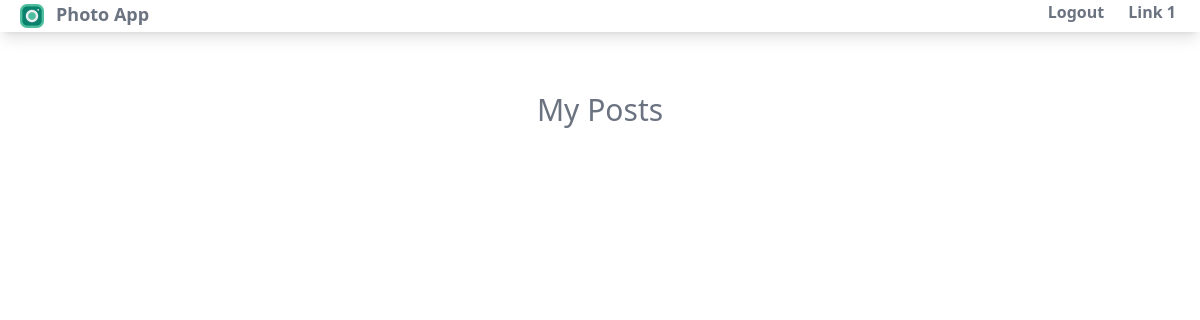
The app's page /users/ (signed in), older data.
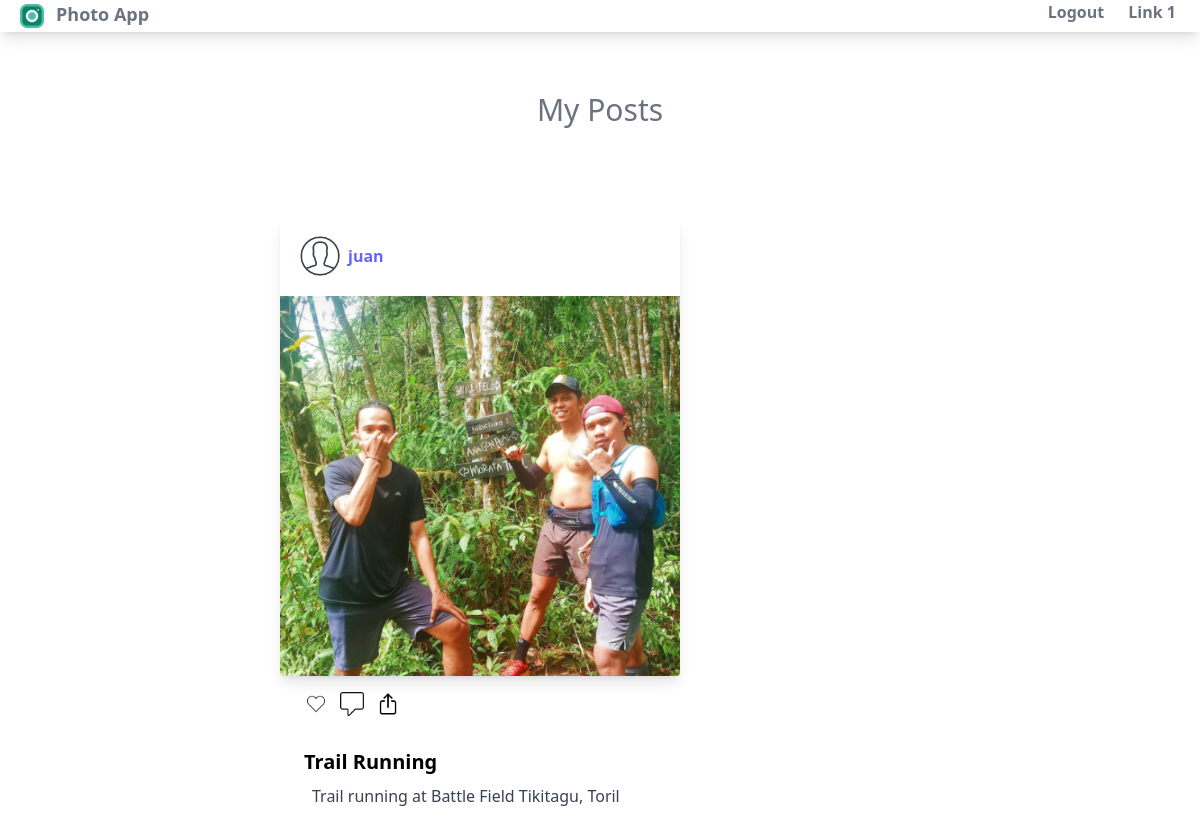
The same page, newer data.
### posts/models.py (models this page shows, shortened)
class Post(models.Model):
    user = models.ForeignKey(settings.AUTH_USER_MODEL, on_delete=models.CASCADE)
    image = models.ImageField(upload_to='images/%y%m/%d')
    caption = models.TextField(blank=True)
    title = models.CharField(max_length=200)
    slug = models.SlugField(max_length=200, blank=True)
    created = models.DateField(auto_now_add=True)
    liked_by = models.ManyToManyField(settings.AUTH_USER_MODEL, related_name = 'posts_liked', blank=True)

### users/models.py (models this page shows, shortened)
class Profile(models.Model):
    user = models.OneToOneField(settings.AUTH_USER_MODEL, on_delete=models.CASCADE)
    photo = models.ImageField(upload_to='users/%Y/%m/%d', blank=True)

### users/views.py (the view)
# urls.py: path('', views.index, name='index'),
@login_required
def index(request):
    current_user = request.user
    posts = Post.objects.filter(user=current_user)
    profile = Profile.objects.filter(user=current_user).first()
    return render(request, 'users/index.html', {'posts': posts, 'profile': profile})

### users/templates/users/index.html
{% extends 'users/base.html' %}
{% load static %}
{% block body %}
<div class="flex mt-5 p-10 justify-center">
    <h2 class="text-3xl font-normal mb-2 text-gray-500">My Posts</h2>
</div>
<div class="grid mx-60 p-10 grid-cols-1">
    {% for post in posts%}
    <a href="#">
        <div class="rounded overflow-hidden w-[400px] h-[460px] bg-white shadow-lg">
            <div class="user-container flex mx-5 my-5">
                <img class="w-10 h-10 rounded-full" src="{{ profile.photo.url }}" alt="">
                <div class="mx-2 my-2 font-bold" ><span class="text-indigo-500">{{ post.user }}</span>
                </div>
            </div>
            <img src="{{ post.image.url }}" >
        </div>
        <div class="px-6 py-4">
            <div class="icon-container flex gap-3">
                <img class="w-6 h-6" src="{% static 'users/images/like.png' %}" alt="">
                <img class="w-6 h-6" src="{% static 'users/images/comment.png' %}" alt="">
                <img class="w-6 h-6" src="{% static 'users/images/share.png' %}" alt="">
            </div>
        </div>
        <div class="px-6 py-4">
            <div class="font-bold text-xl mb-2">{{ post.title }}</div>
            <div class="w-[380px] px-2">
                <p class="text-gray-700 text-base text-justify">{{ post.caption }}</p>
            </div>
        </div>
    </a>
    {% endfor %}
</div>
{% endblock %}

### users/templates/users/base.html (shortened to what this page needs)
{% load static %}
<!DOCTYPE html>
<html lang="en">
<head>
    <link rel="stylesheet" href="{% static 'users/styles.css' %}">
    <link rel="stylesheet" href="{% static 'users/style.css' %}">
</head>
<body>
    <nav class="shadow-lg">
        <div class="px-4 mx-auto">
            <div class="flex justify-between">
                <div>
                    <a class="flex" href="">
                        <img class="h-8 w-8 mr-2" src="{% static 'users/images/logo.png' %}" alt="">
                        <span class="font-semibold text-lg text-gray-500" >Photo App</span>
                    </a>
                </div>
                <div class="space-x-1">
                    {% if request.user.is_authenticated %}
                    <a class="py-4 px-2 text-gray-500 font-semibold" href="{% url 'logout' %}">Logout</a>
                    {% else %}
                    <a class="py-4 px-2 text-gray-500 font-semibold" href="{% url 'login' %}">Login</a>
                    {% endif %}
                    <a class="py-4 px-2 text-gray-500 font-semibold" href="">Link 1</a>
                </div>
            </div>
        </div>
    </nav>
    {% block body %}
    {% endblock %}
</body>
</html>

### users/static/users/styles.css (style rules this page uses)
html { line-height: 1.5; -webkit-text-size-adjust: 100%; -moz-tab-size: 4; -o-tab-size: 4; tab-size: 4; font-family: ui-sans-serif, system-ui, -apple-system, BlinkMacSystemFont, "Segoe UI", Roboto, "Helvetica Neue", Arial, "Noto Sans", sans-serif, "Apple Color Emoji", "Segoe UI Emoji", "Segoe UI Symbol", "Noto Color Emoji"; font-feature-settings: normal; font-variation-settings: normal; }
body { margin: 0; line-height: inherit; }
h1, h2, h3, h4, h5, h6 { font-size: inherit; font-weight: inherit; }
a { color: inherit; text-decoration: inherit; }
blockquote, dl, dd, h1, h2, h3, h4, h5, h6, hr, figure, p, pre { margin: 0; }
img, svg, video, canvas, audio, iframe, embed, object { display: block; vertical-align: middle; }
img, video { max-width: 100%; height: auto; }
.mx-2 { margin-left: 0.5rem; margin-right: 0.5rem; }
.mx-5 { margin-left: 1.25rem; margin-right: 1.25rem; }
.mx-60 { margin-left: 15rem; margin-right: 15rem; }
.mx-auto { margin-left: auto; margin-right: auto; }
.my-2 { margin-top: 0.5rem; margin-bottom: 0.5rem; }
.my-5 { margin-top: 1.25rem; margin-bottom: 1.25rem; }
.mb-2 { margin-bottom: 0.5rem; }
.mr-2 { margin-right: 0.5rem; }
.mt-5 { margin-top: 1.25rem; }
.flex { display: flex; }
.grid { display: grid; }
.h-10 { height: 2.5rem; }
.h-6 { height: 1.5rem; }
.h-8 { height: 2rem; }
.h-\[460px\] { height: 460px; }
.w-10 { width: 2.5rem; }
.w-6 { width: 1.5rem; }
.w-8 { width: 2rem; }
.w-\[380px\] { width: 380px; }
.w-\[400px\] { width: 400px; }
.grid-cols-1 { grid-template-columns: repeat(1, minmax(0, 1fr)); }
.justify-center { justify-content: center; }
.justify-between { justify-content: space-between; }
.gap-3 { gap: 0.75rem; }
.space-x-1 > :not([hidden]) ~ :not([hidden]) { --tw-space-x-reverse: 0; margin-right: calc(0.25rem * var(--tw-space-x-reverse)); margin-left: calc(0.25rem * calc(1 - var(--tw-space-x-reverse))); }
.overflow-hidden { overflow: hidden; }
.rounded { border-radius: 0.25rem; }
.rounded-full { border-radius: 9999px; }
.bg-white { --tw-bg-opacity: 1; background-color: rgb(255 255 255 / var(--tw-bg-opacity)); }
.p-10 { padding: 2.5rem; }
.px-2 { padding-left: 0.5rem; padding-right: 0.5rem; }
.px-4 { padding-left: 1rem; padding-right: 1rem; }
.px-6 { padding-left: 1.5rem; padding-right: 1.5rem; }
.py-4 { padding-top: 1rem; padding-bottom: 1rem; }
.text-justify { text-align: justify; }
.text-3xl { font-size: 1.875rem; line-height: 2.25rem; }
.text-base { font-size: 1rem; line-height: 1.5rem; }
.text-lg { font-size: 1.125rem; line-height: 1.75rem; }
.text-xl { font-size: 1.25rem; line-height: 1.75rem; }
.font-bold { font-weight: 700; }
.font-normal { font-weight: 400; }
.font-semibold { font-weight: 600; }
.text-gray-500 { --tw-text-opacity: 1; color: rgb(107 114 128 / var(--tw-text-opacity)); }
.text-gray-700 { --tw-text-opacity: 1; color: rgb(55 65 81 / var(--tw-text-opacity)); }
.text-indigo-500 { --tw-text-opacity: 1; color: rgb(99 102 241 / var(--tw-text-opacity)); }
.shadow-lg { --tw-shadow: 0 10px 15px -3px rgb(0 0 0 / 0.1), 0 4px 6px -4px rgb(0 0 0 / 0.1); --tw-shadow-colored: 0 10px 15px -3px var(--tw-shadow-color), 0 4px 6px -4px var(--tw-shadow-color); box-shadow: var(--tw-ring-offset-shadow, 0 0 #0000), var(--tw-ring-shadow, 0 0 #0000), var(--tw-shadow); }

Row changes from the older to the newer data that the page shows:
added Post: photo (picture), user "juan", image (picture), title "Trail Running", caption "Trail running at Battle Field Tikitagu, Toril"
